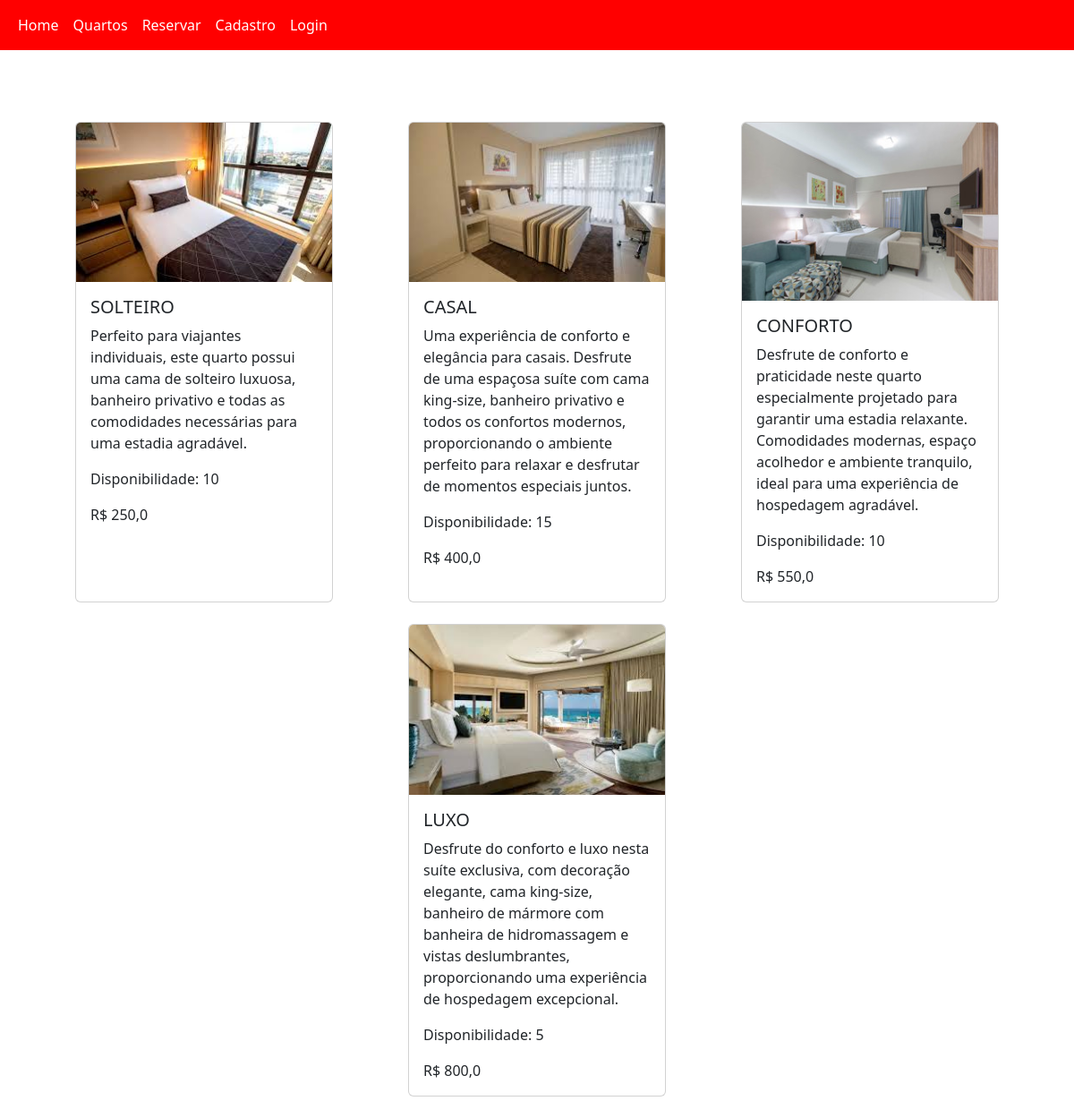
The page /quartos on the database its author committed.
### hotel/models.py (models this page shows, shortened)
class Quarto(models.Model):
    tipo = models.CharField(max_length=15, choices=TIPOS_QUARTOS)
    disponibilidade = models.IntegerField()
    valor = models.FloatField(max_length=4)
    descricao = models.TextField(max_length=255)
    foto_quarto = models.ImageField(upload_to="Foto_Quarto/")

### hotel/views.py (the view)
# urls.py: path('quartos', views.quartos, name="quartos"),
def quartos(request):
    context = {}
    dados_quarto = Quarto.objects.all()
    context["dados_quarto"] = dados_quarto
    return render(request, 'quartos.html', context)

### hotel/templates/quartos.html (shortened to what this page needs)
{% extends 'index.html' %}
{% load static %}
{% block body %}
    <div class="container card-container d-flex flex-wrap justify-content-around">
        {% for item in dados_quarto %}
            <div class="card mb-4">
                <img src="{{ item.foto_quarto.url }}" class="card-img-top" alt="Quarto">
                <div class="card-body">
                    <h5 class="card-title">{{ item.tipo }}</h5>
                    <p class="card-text">{{ item.descricao }}</p>
                    <p class="card-text">Disponibilidade: {{ item.disponibilidade }}</p>
                    <p class="card-text">R$ {{ item.valor }}</p>
                </div>
            </div>
        {% endfor %}
    </div>
{% endblock %}

### static/css/styles.css (style rules this page uses)
.card-container { margin-top: 5rem; }
.card { width: 18rem; }

### rows shown on the page
Quarto: foto_quarto (picture), tipo "SOLTEIRO", descricao "Perfeito para viajantes individuais, este quarto possui uma cama de solteiro luxuosa, banheiro privativo e todas as comodidades necessárias para uma estadia agradável.", disponibilidade "10", valor "250,0"
Quarto: foto_quarto (picture), tipo "CASAL", descricao "Uma experiência de conforto e elegância para casais. Desfrute de uma espaçosa suíte com cama king-size, banheiro privativo e todos os confortos modernos, proporcionando o ambiente perfeito para relaxar e desfrutar de momentos especiais juntos.", disponibilidade "15", valor "400,0"
Quarto: foto_quarto (picture), tipo "CONFORTO", descricao "Desfrute de conforto e praticidade neste quarto especialmente projetado para garantir uma estadia relaxante. Comodidades modernas, espaço acolhedor e ambiente tranquilo, ideal para uma experiência de hospedagem agradável.", disponibilidade "10", valor "550,0"
Quarto: foto_quarto (picture), tipo "LUXO", descricao "Desfrute do conforto e luxo nesta suíte exclusiva, com decoração elegante, cama king-size, banheiro de mármore com banheira de hidromassagem e vistas deslumbrantes, proporcionando uma experiência de hospedagem excepcional.", disponibilidade "5", valor "800,0"
